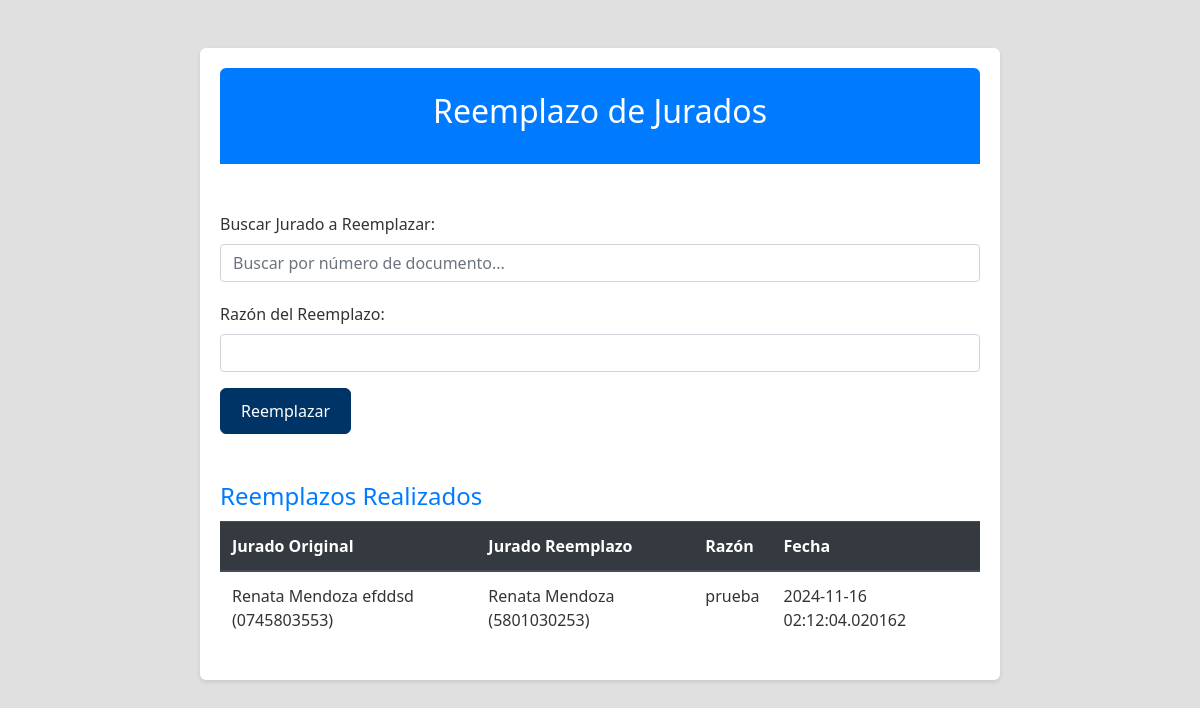
The app's page /reemplazo_jurados, older data.
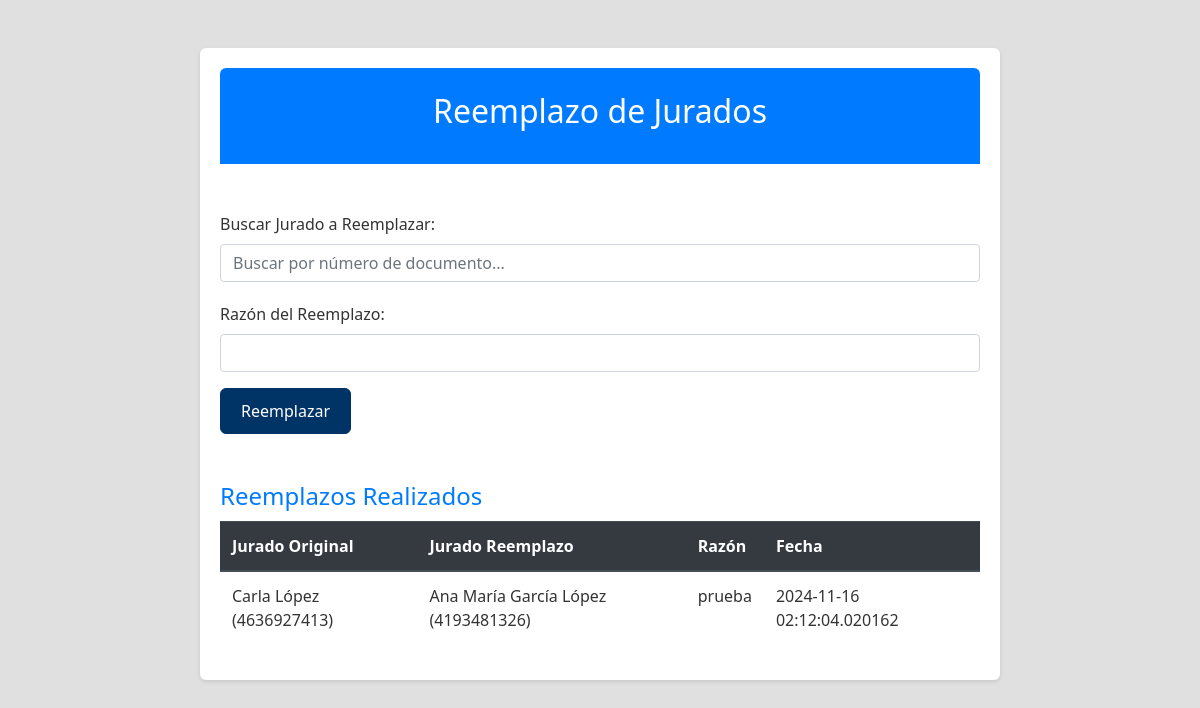
The same page, newer data.
### app.py (models this page shows)
class Reemplazo(db.Model):
    id = db.Column(db.Integer, primary_key=True)
    jurado_original_id = db.Column(db.Integer, db.ForeignKey('jurado.id'), nullable=False)
    jurado_original = db.relationship('Jurado', foreign_keys=[jurado_original_id])
    jurado_reemplazo_id = db.Column(db.Integer, db.ForeignKey('jurado.id'), nullable=False)
    jurado_reemplazo = db.relationship('Jurado', foreign_keys=[jurado_reemplazo_id])
    razon = db.Column(db.String(255), nullable=False)
    fecha = db.Column(db.DateTime, nullable=False, default=datetime.utcnow)

class Jurado(db.Model):
    id = db.Column(db.Integer, primary_key=True)
    numero_documento = db.Column(db.String(20), nullable=False)
    nombre = db.Column(db.String(100), nullable=False)
    tipo_persona = db.Column(db.String(20), nullable=False)  # Estudiante o Profesor
    id_mesa = db.Column(db.Integer, nullable=True)  # Eliminamos la ForeignKey a mesa
    sorteo = db.Column(db.Integer, nullable=False)
    activo = db.Column(db.Boolean, default=True)
    db.UniqueConstraint('numero_documento', 'sorteo', name='unique_sorteo_documento')

### app.py (the view, shortened to what this page needs)
@app.route('/reemplazo_jurados', methods=['GET', 'POST'])
def reemplazo_jurados():
    jurados = Jurado.query.filter(Jurado.activo == True, Jurado.sorteo == 3, Jurado.id_mesa != 0).all()
    reemplazos = Reemplazo.query.all()
    return render_template('reemplazo_jurados.html', jurados=jurados, reemplazos=reemplazos)

### app.py (called while the page is built)
@app.context_processor
def utility_processor():
    def enumerar(iterable, start=0):
        return enumerate(iterable, start)
    return dict(enumerar=enumerar)

### templates/reemplazo_jurados.html (shortened to what this page needs)
<!DOCTYPE html>
<html lang="en">
<head>
    <link rel="stylesheet" href="https://stackpath.bootstrapcdn.com/bootstrap/4.3.1/css/bootstrap.min.css">
    <link rel="stylesheet" href="{{ url_for('static', filename='styles.css') }}">
</head>
<body>
    <div class="container mt-5">
        <header class="text-center bg-primary text-white py-4" style="border-radius: 6px 6px 0 0;">
            <h1>Reemplazo de Jurados</h1>
        </header>
        <div class="mt-5">
            <form method="post" action="{{ url_for('reemplazo_jurados') }}" class="mb-4">
                <div class="search-box">
                    <label for="searchJuradoInput">Buscar Jurado a Reemplazar:</label>
                    <input type="text" id="searchJuradoInput" class="form-control" onkeyup="searchJurados()"
                        placeholder="Buscar por número de documento...">
                </div>
                <div class="form-group">
                    <label for="razon">Razón del Reemplazo:</label>
                    <input type="text" id="razon" name="razon" class="form-control mb-2" required>
                </div>
                <button type="submit" class="btn btn-primary">Reemplazar</button>
            </form>
            <h2 class="text-primary mt-5">Reemplazos Realizados</h2>
            <table class="table table-striped">
                <thead class="thead-dark">
                    <tr>
                        <th>Jurado Original</th>
                        <th>Jurado Reemplazo</th>
                        <th>Razón</th>
                        <th>Fecha</th>
                    </tr>
                </thead>
                <tbody>
                    {% for reemplazo in reemplazos %}
                    <tr>
                        <td>{{ reemplazo.jurado_original.nombre }} ({{ reemplazo.jurado_original.numero_documento }})
                        </td>
                        <td>{{ reemplazo.jurado_reemplazo.nombre }} ({{ reemplazo.jurado_reemplazo.numero_documento }})
                        </td>
                        <td>{{ reemplazo.razon }}</td>
                        <td>{{ reemplazo.fecha }}</td>
                    </tr>
                    {% endfor %}
                </tbody>
            </table>
        </div>
    </div>
</body>
</html>

Row changes from the older to the newer data that the page shows:
changed through a linked row, Reemplazo "prueba": jurado_original.nombre "Renata Mendoza efddsd" → "Carla López"; jurado_original.numero_documento "0745803553" → "4636927413"; jurado_reemplazo.nombre "Renata Mendoza" → "Ana María García López"; jurado_reemplazo.numero_documento "5801030253" → "4193481326"
